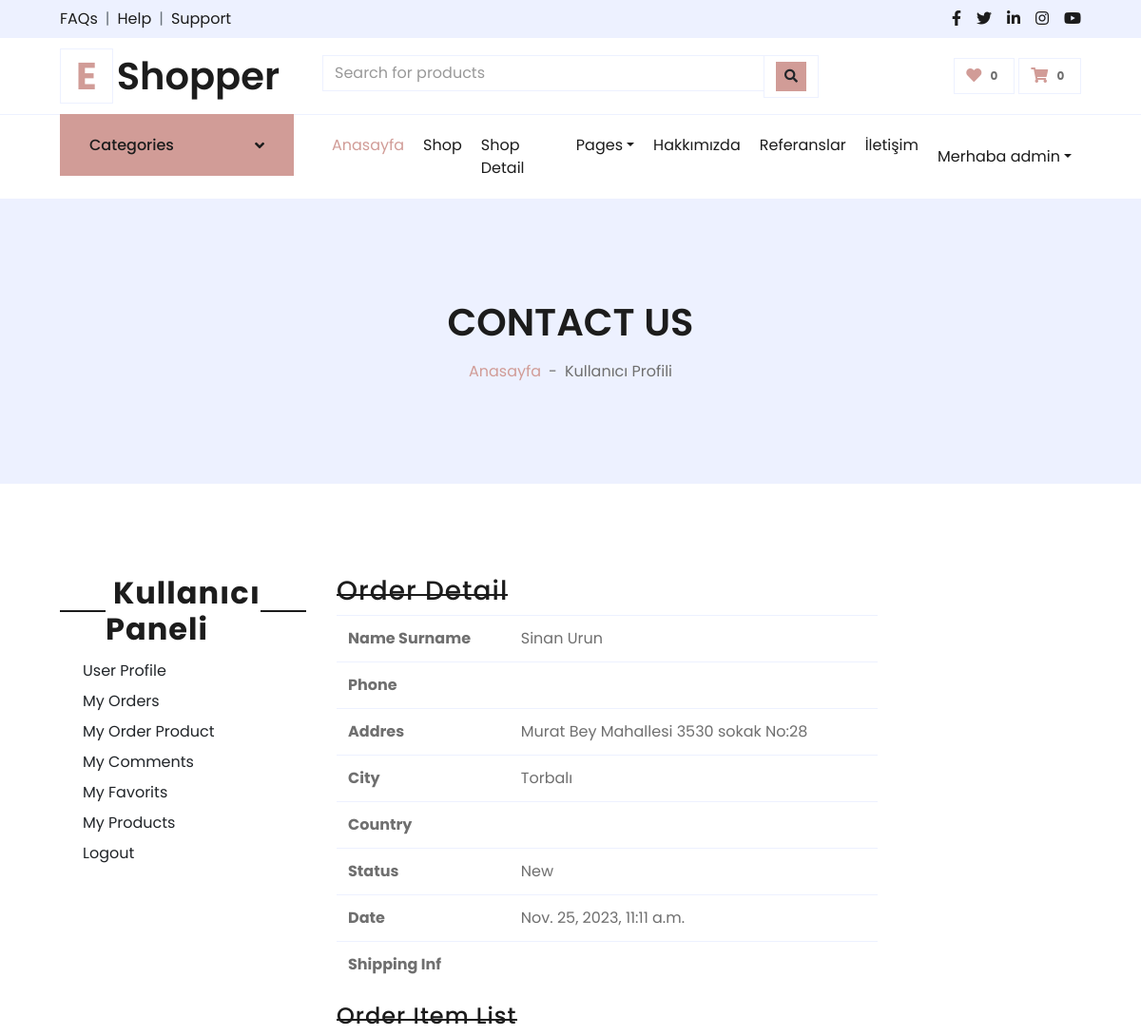
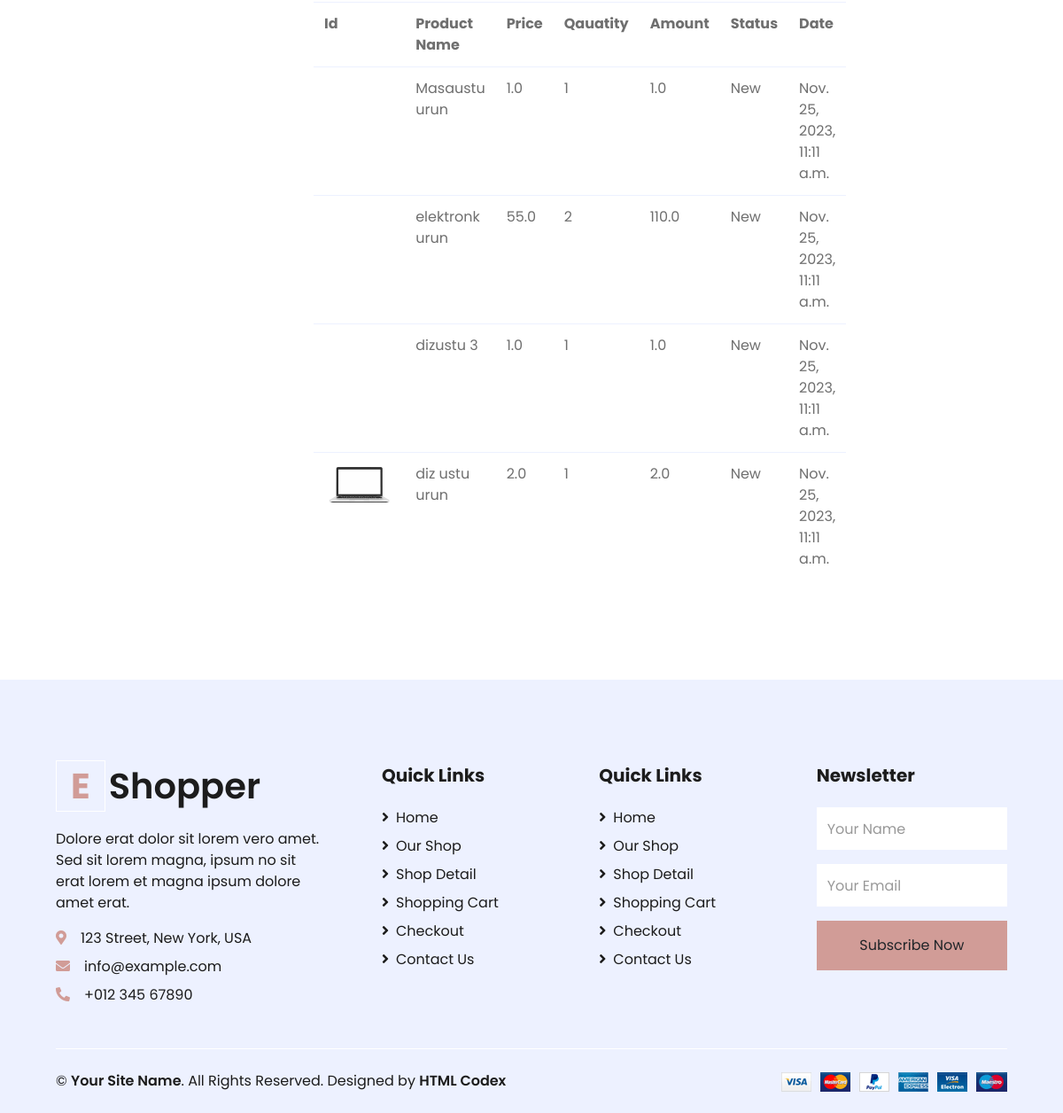
Page /user/orderdetail/15 (signed in) on the committed database (2 pictures, top to bottom).
### order/models.py (models this page shows, shortened)
class Order(models.Model):
    STATUS = (
        ('New', 'New'),
        ('Accepted', 'Accepted'),
        ('Preaparing', 'Preaparing'),
        ('OnShipping', 'OnShipping'),
        ('Completed', 'Completed'),
        ('Canceled', 'Canceled'),
    )
    user = models.ForeignKey(User, on_delete=models.SET_NULL, null=True)
    code = models.CharField(max_length=5, editable=False ) #üye olmayanlar için random kod
    first_name = models.CharField(max_length=10)
    last_name = models.CharField(max_length=10)
    phone = models.CharField(blank=True, max_length=20)
    address = models.CharField(blank=True, max_length=150)
    city = models.CharField(blank=True, max_length=20)
    country = models.CharField(blank=True, max_length=20)
    total = models.FloatField()
    status=models.CharField(max_length=10,choices=STATUS,default='New')
    ip = models.CharField(blank=True, max_length=20)
    adminnote = models.CharField(blank=True, max_length=100)
    create_at=models.DateTimeField(auto_now_add=True)
    update_at=models.DateTimeField(auto_now=True)

class OrderProduct(models.Model):
    STATUS = (
        ('New', 'New'),
        ('Accepted', 'Accepted'),
        ('Canceled', 'Canceled'),
    )
    order = models.ForeignKey(Order, on_delete=models.CASCADE)
    user = models.ForeignKey(User, on_delete=models.CASCADE)
    product = models.ForeignKey(Product, on_delete=models.CASCADE)
    quantity = models.IntegerField()
    price = models.FloatField()
    amount = models.FloatField()
    status = models.CharField(max_length=10, choices=STATUS, default='New')
    create_at = models.DateTimeField(auto_now_add=True)
    update_at = models.DateTimeField(auto_now=True)

### product/models.py (models this page shows, shortened)
class Product(models.Model):
    STATUS = (
        ('True', 'Evet'),
        ('False', 'Hayir'),
    )
    category = models.ForeignKey(Category, on_delete=models.CASCADE) #many to one relation with Category
    title = models.CharField(max_length=150)
    keywords = models.CharField(blank=True,max_length=255)
    description = models.TextField(blank=True,max_length=255)
    image=models.ImageField(blank=True, upload_to='images/')
    price= models.FloatField()
    amount=models.IntegerField(default=0)
    detail=RichTextUploadingField()
    status=models.CharField(max_length=10,choices=STATUS)
    create_at=models.DateTimeField(auto_now_add=True)
    update_at=models.DateTimeField(auto_now=True)
    slug = models.SlugField(null=False, unique=True)
    def image_tag(self):
        return mark_safe('<img src="{}" height="50"/>'.format(self.image.url))
    image_tag.short_descripion = 'Image'

### user/views.py (the view)
# urls.py: path('orderdetail/<int:id>', views.user_orderdetail, name='user_orderdetail'),
@login_required(login_url='/login') # Check login
def user_orderdetail(request,id):
    category = Category.objects.all()
    current_user = request.user
    order = Order.objects.get(user_id=current_user.id, id=id)
    orderitems = OrderProduct.objects.filter(order_id=id)
    context = {
        'category': category,
        'order': order,
        'orderitems': orderitems,
    }
    return render(request, 'user_order_detail.html', context)

### user/templates/user_order_detail.html (shortened to what this page needs)
{% extends 'homebase.html' %}
{% block sidebar %} {% include 'sidebar.html' %}  {% endblock %}
{% block body %}
    <div class="container-fluid bg-secondary mb-5">
        <div class="d-flex flex-column align-items-center justify-content-center" style="min-height: 300px">
            <h1 class="font-weight-semi-bold text-uppercase mb-3">Contact Us</h1>
            <div class="d-inline-flex">
                <p class="m-0"><a href="/">Anasayfa</a></p>
                <p class="m-0 px-2">-</p>
                <p class="m-0">Kullanıcı Profili</p>
            </div>
        </div>
    </div>
    <div class="container-fluid pt-5">
        <div class="row px-xl-5">
            {% include 'user_panel.html' %}
                       <div class="col-lg-9 table-responsive mb-5">
                         <div class="col-md-9">
                    <div class="order-summary clearfix">
                        <div class="section-title">
                            <h3 class="title">Order Detail</h3>
                        </div>
                        <table class="shopping-cart-table table">
                            <tr>
                                <th class="text-left">Name Surname</th>
                                <td class="text-left">{{ order.first_name}} {{ order.last_name }} </td>
                            </tr>
                            <tr>
                                <th class="text-left">Phone</th>
                                <td class="text-left">{{ order.phone}}</td>
                            </tr>
                            <tr>
                                <th class="text-left">Addres</th>
                                <td class="text-left">{{ order.address}}</td>
                            </tr>
                            <tr>
                                <th class="text-left">City</th>
                                <td class="text-left">{{ order.city}}</td>
                            </tr>
                            <tr>
                                <th class="text-left">Country</th>
                                <td class="text-left">{{ order.country}}</td>
                            </tr>
                            <tr>
                                <th class="text-left">Status</th>
                                <td class="text-left">{{ order.status}}</td>
                            </tr>
                            <tr>
                                <th class="text-left">Date</th>
                                <td class="text-left">{{ order.create_at}}</td>
                            </tr>
                            <th class="text-left">Shipping Inf</th>
                            <td class="text-left">{{ order.adminnote}}</td>
                        </table>
                        <div class="section-title">
                            <h4 class="title">Order Item List</h4>
                        </div>
                        <table class="shopping-cart-table table">
                            <tr>
                                <th class="text-left">Id </th>
                                <th class="text-left">Product Name </th>
                                <th class="text-left">Price </th>
                                <th class="text-left">Qauatity </th>
                                <th class="text-left">Amount </th>
                                <th class="text-left">Status </th>
                                <th class="text-left">Date </th>
                            </tr>
                            {% for rs in orderitems %}
                                <tr>
                                    <td class="text-left">
                                        <a href="/product_detail/{{ rs.product_id }}/{{ rs.product.slug }}">
                                            {% if rs.variant.image_id > 0 %}
                                                <img src="{{rs.variant.image }}" alt="" style="height: 50px">
                                            {% else %}
                                                <img src="{{rs.product.image.url}}" alt="" style="height: 50px">
                                            {% endif %}
                                        </a>
                                    </td>
                                    <td class="text-left">{{ rs.product.title}} {{ rs.variant.size }}   {{ rs.variant.color }}</td>
                                    <td class="text-left">{{ rs.price}} </td>
                                    <td class="text-left">{{ rs.quantity}} </td>
                                    <td class="text-left">{{ rs.amount}} </td>
                                    <td class="text-left">{{ rs.status}} </td>
                                    <td class="text-left">{{ rs.create_at}} </td>
                                </tr>
                            {% endfor %}
                        </table>
                    </div>
                </div>
            </div>
        </div>
    </div>
 {% endblock %}

### home/templates/sidebar.html (shortened to what this page needs)
{%  load static %}
{% if page == 'home' %}
    <div class="container-fluid mb-5">
{% else %}
  <div class="container-fluid">
      {% endif %}
        <div class="row border-top px-xl-5">
            <div class="col-lg-3 d-none d-lg-block">
                <a class="btn shadow-none d-flex align-items-center justify-content-between bg-primary text-white w-100" data-toggle="collapse" href="#navbar-vertical" style="height: 65px; margin-top: -1px; padding: 0 30px;">
                    <h6 class="m-0">Categories</h6>
                    <i class="fa fa-angle-down text-dark"></i>
                </a>
                        {% load mptt_tags %}
            </div>
            <div class="col-lg-9">
                <nav class="navbar navbar-expand-lg bg-light navbar-light py-3 py-lg-0 px-0">
                    <div class="collapse navbar-collapse justify-content-between" id="navbarCollapse">
                        <div class="navbar-nav mr-auto py-0">
                            <a href="/" class="nav-item nav-link active">Anasayfa</a>
                            <a href="shop.html" class="nav-item nav-link">Shop</a>
                            <a href="detail.html" class="nav-item nav-link">Shop Detail</a>
                            <div class="nav-item dropdown">
                                <a href="#" class="nav-link dropdown-toggle" data-toggle="dropdown">Pages</a>
                            </div>
                            <a href="/hakkimizda" class="nav-item nav-link">Hakkımızda</a>
                            <a href="/referanslar" class="nav-item nav-link">Referanslar</a>
                            <a href="/iletisim" class="nav-item nav-link">İletişim</a>
                        </div>
                        <div class="navbar-nav ml-auto py-0">
                            {%  if user.id is not None %}
                            <div class="nav-item dropdown">
                                <a href="#" class="nav-link dropdown-toggle" data-toggle="dropdown"> Merhaba {{ user.username }}</a>
                            </div>
                                {% else %}
                                  <a href="/login" class="nav-item nav-link">Login</a>
                            <a href="/signup" class="nav-item nav-link">Signup</a>
                            {% endif %}
                        </div>
                    </div>
                </nav>
            </div>
        </div>
    </div>

### rows in the picture
Order: first_name "Sinan", last_name "Urun", address "Murat Bey Mahallesi 3530 sokak No:28", city "Torbalı", status "New", create_at "Nov. 25, 2023, 11:11 a.m."
OrderProduct: product "Masaustu urun", price "1.0", quantity "1", amount "1.0", status "New", create_at "Nov. 25, 2023, 11:11 a.m."
OrderProduct: product "elektronk urun", price "55.0", quantity "2", amount "110.0", status "New", create_at "Nov. 25, 2023, 11:11 a.m."
OrderProduct: product "dizustu 3", price "1.0", quantity "1", amount "1.0", status "New", create_at "Nov. 25, 2023, 11:11 a.m."
OrderProduct: product.image (picture), product "diz ustu urun", price "2.0", quantity "1", amount "2.0", status "New", create_at "Nov. 25, 2023, 11:11 a.m."

### other values in the picture
{{ user.username }} "admin"
